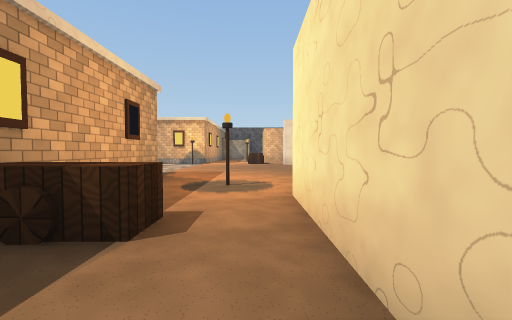
View 1 (above)

22 first-person views from a walk through a 3-D level made in the Unity game engine. The camera is 1.2 m above the floor, tilts 2° down and sees 90° across. Doors are open. The floor is counted in squares, 2 m on a side. Each view is taken from the middle of a square. On the plan, view 1 faces up. The plan holds only what a view shows up to about 9 squares ahead; the rest is blank. The place goes on beyond the plan.

View 2
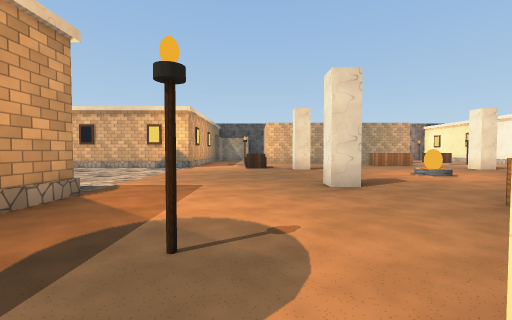

View 3
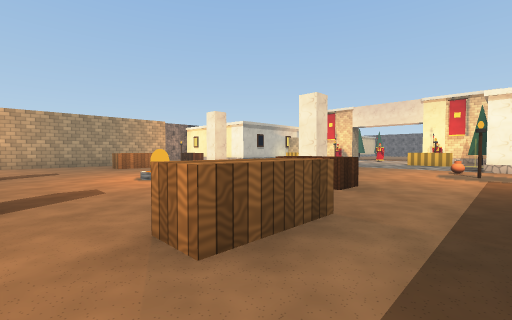

View 4
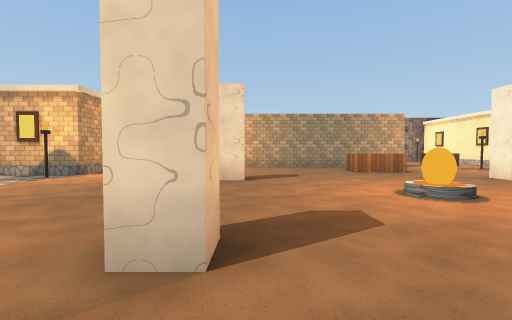

View 5
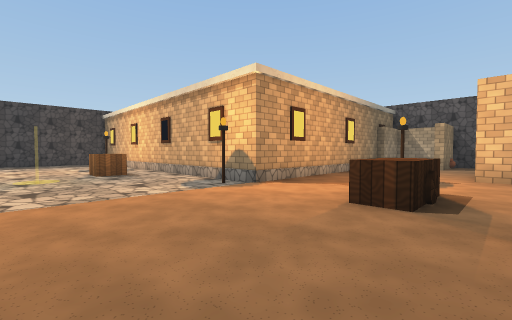

View 6
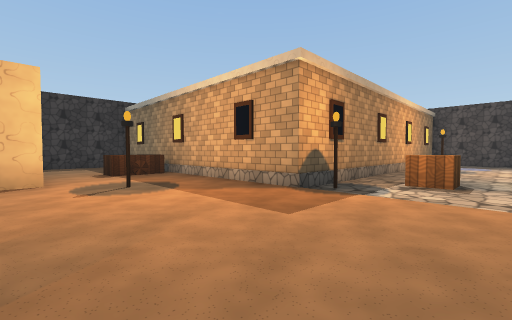

View 7
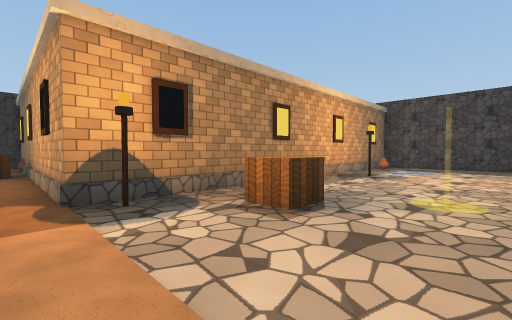

View 8
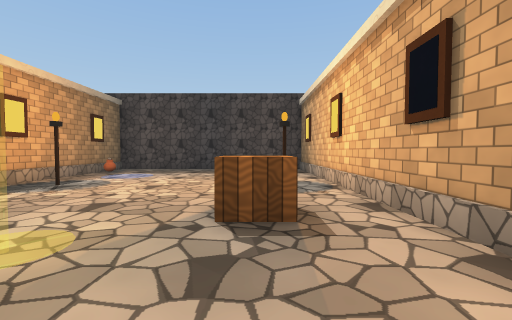

View 9
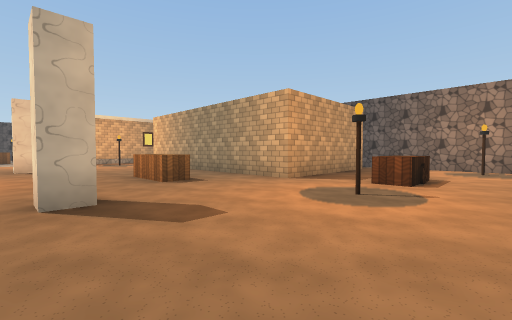

View 10
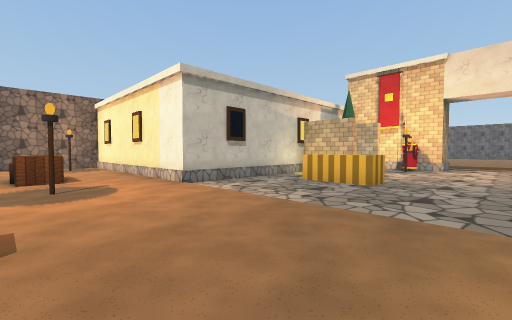

View 11
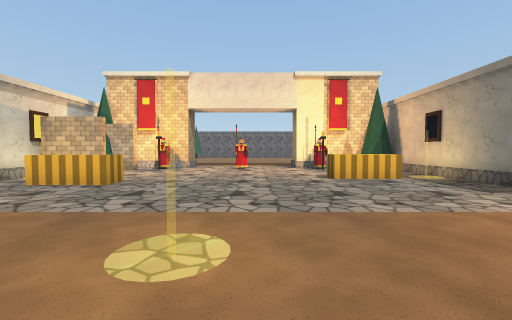

View 12
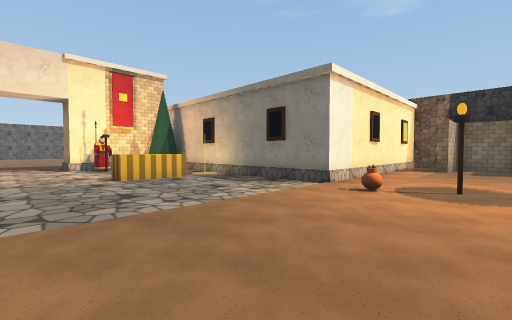

View 13
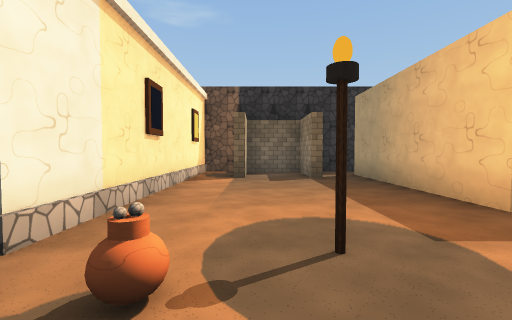

View 14
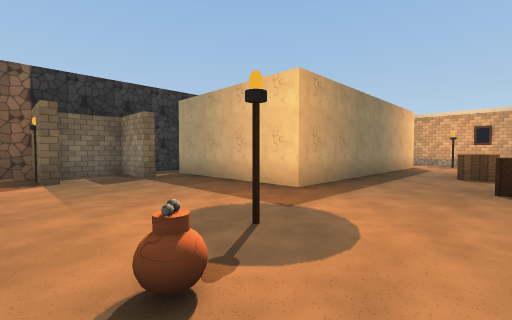

View 15
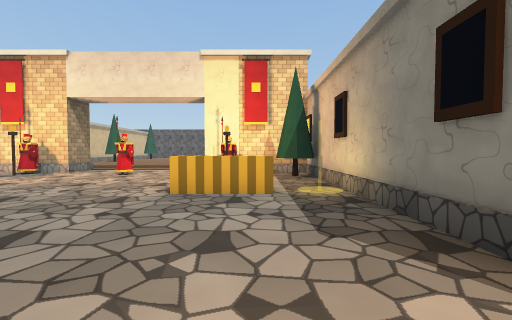

View 16
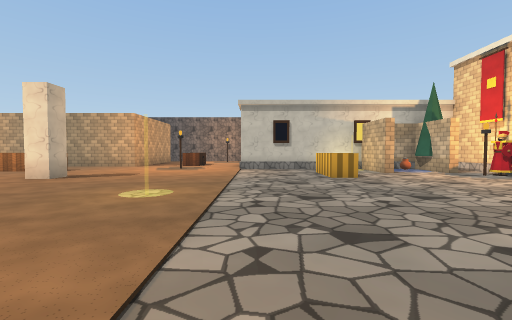

View 17
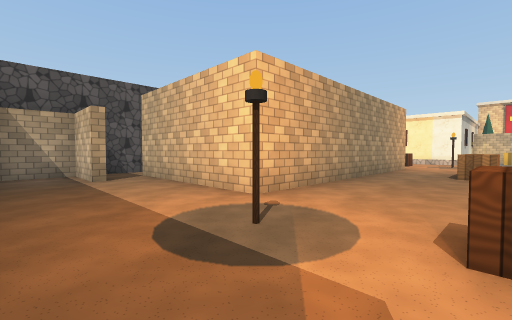

View 18
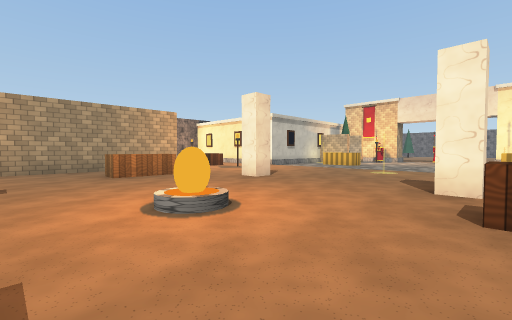

View 19
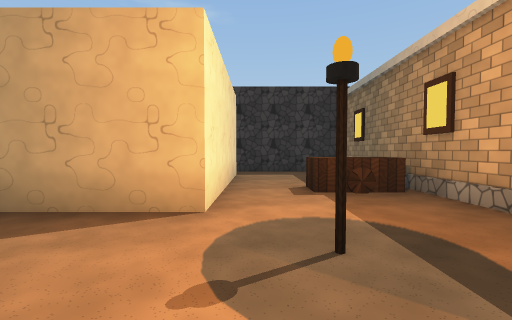

View 20
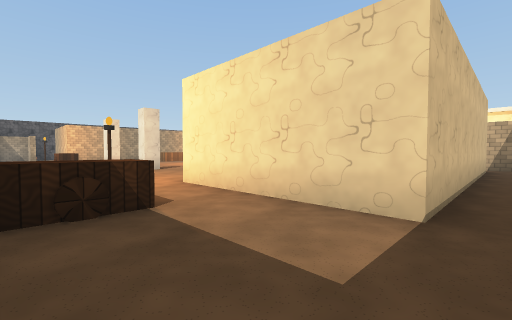

View 21
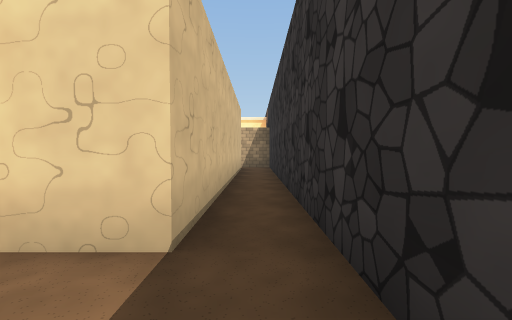

View 22
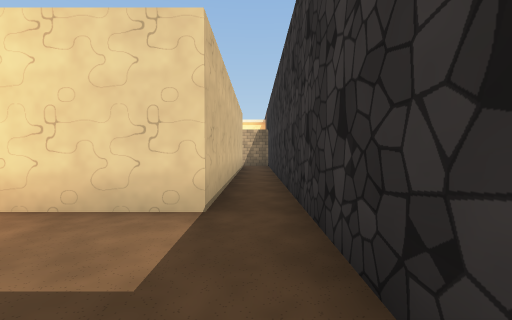

### Floor plan
Key: @ floor where view 1 was taken; # wall or solid block; . floor; D open door; O other object.
Columns run from 13 left of view 1 to 19 right of it. Each row starts with its distance up from view 1.
 21            ####      #####
 20            .#O.       .OO#
 19            .#.#     #..OO#
 18           #...#     #....#
 17           #...#     #.OO.#
 16           #...#    ##..O.#
 15           #.OO........OO.###### O
 14          ##.OO....OO..OO.... ##OO
 13 ##########O..O.............O.##O#
 12 #...OO....O..OOO....OO.....O...OO
 11 #  .OO.O......OO....OO.........OD
 10 #.................O.............D
  9 #..............................OD
  8 #...OO...O....OO....OO.........OD
  7 #.O.OO....O...OO...OOO......O..O#
  6 ##########O.....OO.O........O..O#
  5           O.OO........OO#...O.O##
  4           O.OO........OOOOOO####
  3           #...#  ####....#
  2           #OO.#     #....#
  1           O...#     #....#
  0           OO.@#######.##O#
 -1           #...........##O#
 -2           ################

Where each view was taken, in squares from view 1:
view 1: 0 up, 0 right, facing up
view 2: 3 up, 0 right, facing up
view 3: 4 up, 2 right, facing up-right
view 4: 6 up, 2 right, facing up
view 5: 9 up, 1 right, facing up-left
view 6: 9 up, 1 right, facing down-left
view 7: 10 up, 2 left, facing down-left
view 8: 11 up, 4 left, facing left
view 9: 11 up, 11 right, facing up-left
view 10: 10 up, 9 right, facing up-right
view 11: 9 up, 9 right, facing right
view 12: 9 up, 9 right, facing down-right
view 13: 6 up, 10 right, facing down
view 14: 6 up, 11 right, facing down-left
view 15: 6 up, 11 right, facing right
view 16: 6 up, 12 right, facing up
view 17: 13 up, 2 left, facing up-right
view 18: 7 up, 3 right, facing up-right
view 19: 6 up, 0 right, facing down
view 20: 1 down, 2 left, facing up-right
view 21: 1 down, 1 left, facing right
view 22: 1 down, 2 left, facing right
